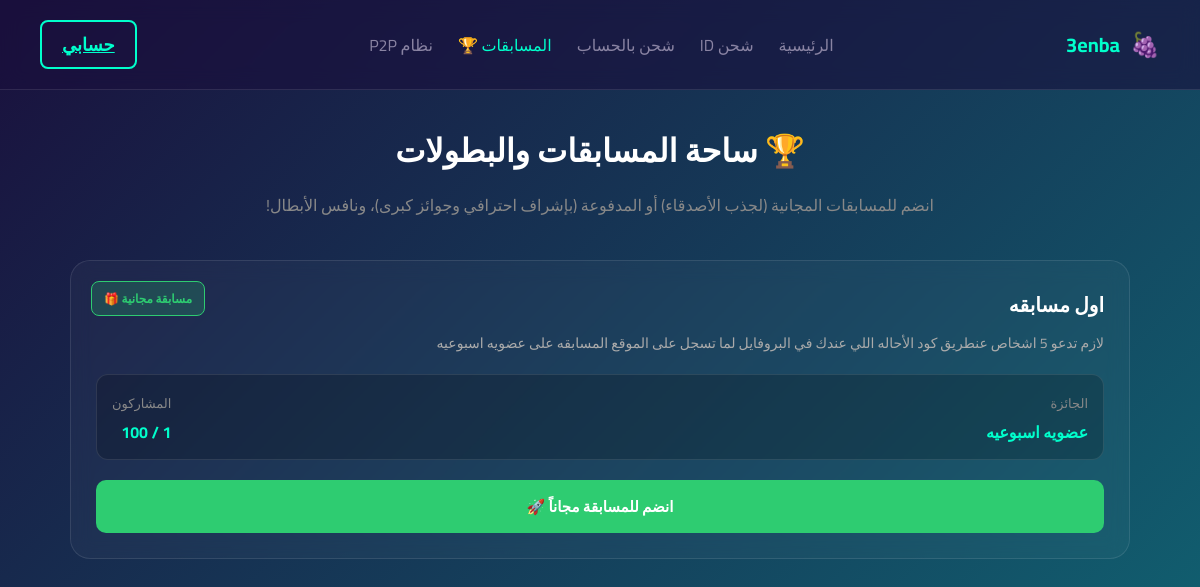
The app's page /contests/ (signed in) with its own data.
### config/models.py (models this page shows, shortened)
class Contest(models.Model):
    CONTEST_TYPES = [
        ('FREE', 'مسابقة مجانية 🎁'),
        ('PAID', 'مسابقة مدفوعة (تذكرة دخول للأشراف) 🎟️'),
    ]
    title = models.CharField(max_length=150, verbose_name="عنوان المسابقة")
    description = models.TextField(verbose_name="تفاصيل وشروط المسابقة")
    contest_type = models.CharField(max_length=10, choices=CONTEST_TYPES, default='FREE', verbose_name="نوع المسابقة")
    ticket_price = models.DecimalField(max_digits=10, decimal_places=2, default=0.00, verbose_name="سعر التذكرة / رسوم الإشراف (USD)")
    required_referral_points = models.IntegerField(default=10, verbose_name="نقاط الإحالة المطلوبة للاشتراك (للمجانية فقط)")
    room_id = models.CharField(max_length=100, blank=True, null=True, verbose_name="رقم الغرفة (Room ID)")
    room_password = models.CharField(max_length=100, blank=True, null=True, verbose_name="باسورد الغرفة")
    whatsapp_channel_link = models.URLField(default="https://whatsapp.com/channel/0029VbAUvA23rZZkD3KECG1z", blank=True, null=True, verbose_name="رابط قناة/جروب الواتساب للتنبيهات")
    prize_description = models.CharField(max_length=255, verbose_name="وصف الجائزة (مثلاً: 1000 جوهرة أو 10$)")
    max_participants = models.IntegerField(default=100, verbose_name="الحد الأقصى للمشاركين")
    is_active = models.BooleanField(default=True, verbose_name="مسابقة نشطة حالياً")
    created_at = models.DateTimeField(auto_now_add=True, verbose_name="تاريخ الإنشاء")
    class Meta:
        verbose_name = "مسابقة"
        verbose_name_plural = "🏆 نظام المسابقات والبطولات"

### config/views.py (the view)
# urls.py: path('contests/', contests_view, name='contests'),
@login_required(login_url='login')
@never_cache
def contests_view(request):
    profile, _ = UserProfile.objects.get_or_create(user=request.user)
    contests = Contest.objects.filter(is_active=True).order_by('-created_at')
    user_joined_contests = ContestParticipant.objects.filter(user=request.user).values_list('contest_id', flat=True)
    context = {
        'profile': profile,
        'contests': contests,
        'user_joined_contests': user_joined_contests,
    }
    return render(request, 'contests.html', context)

### templates/contests.html (shortened to what this page needs)
{% load static %}
<!DOCTYPE html>
<html lang="ar" dir="rtl">
<head>
    <link rel="stylesheet" href="https://cdnjs.cloudflare.com/ajax/libs/font-awesome/6.4.0/css/all.min.css">
    <link rel="stylesheet" href="{% static 'css/style.css' %}">
</head>
<body>
    <header class="main-header">
        <div class="logo-section">
<a href="{% url 'home' %}" class="logo-section" style="display: flex; align-items: center; gap: 10px; text-decoration: none;">
    <span class="logo-icon" style="font-size: 24px;">🍇</span>
    <span class="logo-text" style="font-size: 20px; font-weight: bold; color: var(--neon-color);">3enba</span>
</a>
        </div>
        <nav class="nav-menu">
            <a href="{% url 'home' %}" class="nav-link">الرئيسية</a>
            <a href="{% url 'game_store' 'FREEFIRE' %}" class="nav-link">شحن ID</a>
            <a href="{% url 'account_topup' %}" class="nav-link">شحن بالحساب</a>
            <a href="{% url 'contests' %}" class="nav-link active-link">المسابقات 🏆</a>
           <a href="{% url 'p2p_market' %}" class="nav-link">نظام P2P</a>
        </nav>
        <div class="header-actions">
            <a href="{% url 'dashboard' %}" class="neon-button" style="padding: 6px 20px;">حسابي</a>
        </div>
    </header>
    <main class="container">
        <div class="page-header">
            <h1>🏆 ساحة المسابقات والبطولات</h1>
            <p>انضم للمسابقات المجانية (لجذب الأصدقاء) أو المدفوعة (بإشراف احترافي وجوائز كبرى)، ونافس الأبطال!</p>
        </div>
        <div class="contests-grid">
            {% for contest in contests %}
            <div class="contest-card" {% if contest.contest_type == 'PAID' %}style="border-color: rgba(241, 196, 15, 0.4);"{% endif %}>
                <span class="badge-type {% if contest.contest_type == 'FREE' %}badge-free{% else %}badge-paid{% endif %}">
                    {{ contest.get_contest_type_display }}
                </span>
                <h3 class="contest-title">{{ contest.title }}</h3>
                <p class="contest-desc">{{ contest.description }}</p>
                <div class="contest-info-box">
                    <div>
                        <span class="info-label">الجائزة</span>
                        <div class="info-value" {% if contest.contest_type == 'PAID' %}style="color: #f1c40f;"{% endif %}>{{ contest.prize_description }}</div>
                    </div>
                    <div>
                        <span class="info-label">{% if contest.contest_type == 'PAID' %}رسوم الإشراف{% else %}المشاركون{% endif %}</span>
                        <div class="info-value">{% if contest.contest_type == 'PAID' %}${{ contest.ticket_price }}{% else %}{{ contest.participants.count }} / {{ contest.max_participants }}{% endif %}</div>
                    </div>
                </div>
        {% if contest.id in user_joined_contests %}
    <div class="room-credentials">
        <h4>🎮 بيانات دخول الغرفة (مفعلة لك)</h4>
        {% if contest.room_id %}
            <p>رقم الغرفة (Room ID): <strong>{{ contest.room_id }}</strong></p>
            <p>الباسورد: <strong>{{ contest.room_password }}</strong></p>
        {% else %}
            <p style="color: #f1c40f;">⏳ لم يتم إدراج بيانات الغرفة بعد، سيتم إرسالها قريباً!</p>
        {% endif %}
        {% if contest.whatsapp_channel_link %}
            <a href="{{ contest.whatsapp_channel_link }}" target="_blank" style="display: inline-block; margin-top: 10px; background: #25D366; color: #fff; padding: 6px 12px; border-radius: 8px; text-decoration: none; font-size: 13px;">
                <i class="fa-brands faام-whatsapp"></i> انضم لقناة الواتساب للتنبيهات 📢
            </a>
        {% endif %}
        <small style="display: block; color: #00ffcc; margin-top: 8px;">التزم بوقت الماتش بالتحديد!</small>
    </div>
    <button class="btn-join" style="background: #4a5568; color: #fff; cursor: not-allowed;" disabled>أنت مشارك بالفعل ✅</button>
{% else %}
    <form action="{% url 'join_contest' contest.id %}" method="POST">
        <button type="submit" class="btn-join {% if contest.contest_type == 'FREE' %}btn-join-free{% else %}btn-join-paid{% endif %}">
            {% if contest.contest_type == 'FREE' %}انضم للمسابقة مجاناً 🚀{% else %}شراء التذكرة والانضمام (${{ contest.ticket_price }}) 🎟️{% endif %}
        </button>
    </form>
{% endif %}
            </div>
            {% empty %}
            <div style="grid-column: 1 / -1; text-align: center; padding: 40px; color: #888;">
                <i class="fa-solid fa-trophy" style="font-size: 48px; margin-bottom: 15px; color: #4a5568;"></i>
                <p>لا توجد مسابقات نشطة حالياً. ترقبوا البطولات القادمة قريباً! 🔥</p>
            </div>
            {% endfor %}
        </div>
    </main>
</body>
</html>

### static/css/style.css (style rules this page uses)
:root { --bg-gradient-start: #1A103D; --bg-gradient-end: #106674; --neon-color: #1AEFC4; --text-main: #FFFFFF; --text-muted: #8A84A3; --card-radius: 16px; --gap-large: 30px; --gap-standard: 16px; --banner-padding-top: 50px; }
* { box-sizing: border-box; margin: 0; padding: 0; }
body { background: linear-gradient(135deg, var(--bg-gradient-start) 0%, var(--bg-gradient-end) 100%); color: var(--text-main); font-family: 'Cairo', sans-serif; min-height: 100vh; }
.container { max-width: 1200px; margin: 0 auto; padding: var(--gap-standard); }
.main-header { display: flex; justify-content: space-between; align-items: center; padding: 20px 40px; background: rgba(26, 16, 61, 0.6); backdrop-filter: blur(10px); border-bottom: 1px solid rgba(255, 255, 255, 0.1); }
.logo-section { display: flex; align-items: center; gap: 8px; font-size: 24px; font-weight: 700; }
.nav-menu { display: flex; gap: 25px; }
.nav-link { color: var(--text-muted); text-decoration: none; font-size: 16px; transition: 0.3s; }
.nav-link:hover, .nav-link.active-link { color: var(--neon-color); }
.header-actions { display: flex; align-items: center; gap: 15px; }
.neon-button { background: transparent; border: 2px solid var(--neon-color); color: var(--neon-color); padding: 12px 30px; font-size: 18px; font-weight: bold; border-radius: 8px; cursor: pointer; transition: 0.3s; }

### templates/contests.html (style rules this page uses)
:root { --glass: rgba(255, 255, 255, 0.03); --border: 1px solid rgba(255, 255, 255, 0.1); --neon-color: #00ffcc; }
body { font-family: 'Cairo', sans-serif; background-color: #0f172a; color: #f8fafc; text-align: right; margin: 0; padding-bottom: 50px; }
.container { max-width: 1100px; margin: 30px auto; padding: 0 20px; }
.page-header { text-align: center; margin-bottom: 40px; }
.page-header h1 { color: #fff; font-size: 32px; margin-bottom: 10px; }
.page-header p { color: #888; font-size: 16px; }
.contests-grid { display: grid; grid-template-columns: repeat(auto-fit, minmax(320px, 1fr)); gap: 25px; }
.contest-card { background: var(--glass); border: var(--border); border-radius: 20px; padding: 25px; backdrop-filter: blur(10px); position: relative; overflow: hidden; transition: 0.3s; }
.badge-type { position: absolute; top: 20px; left: 20px; padding: 5px 12px; border-radius: 8px; font-size: 12px; font-weight: bold; }
.badge-free { background: rgba(46, 204, 113, 0.2); color: #2ecc71; border: 1px solid #2ecc71; }
.contest-title { font-size: 20px; font-weight: bold; color: #fff; margin-bottom: 10px; margin-top: 0; }
.contest-desc { color: #aaa; font-size: 14px; margin-bottom: 20px; line-height: 1.5; }
.contest-info-box { background: rgba(0,0,0,0.2); padding: 12px 15px; border-radius: 12px; margin-bottom: 20px; display: flex; justify-content: space-between; align-items: center; border: var(--border); }
.info-label { font-size: 13px; color: #888; }
.info-value { font-size: 16px; font-weight: bold; color: var(--neon-color); }
.btn-join { width: 100%; padding: 12px; border-radius: 10px; border: none; font-weight: bold; font-family: 'Cairo'; font-size: 15px; cursor: pointer; transition: 0.3s; text-align: center; text-decoration: none; display: block; }
.btn-join-free { background: #2ecc71; color: #fff; }

### records on screen
Contest: contest_type "مسابقة مجانية 🎁", title "اول مسابقه", description "لازم تدعو 5 اشخاص عنطريق كود الأحاله اللي عندك في البروفايل لما تسجل على الموقع المسابقه على عضويه اسبوعيه", prize_description "عضويه اسبوعيه", shows "المشاركون", participants.count "1", max_participants "100", shows "انضم للمسابقة مجاناً 🚀"
